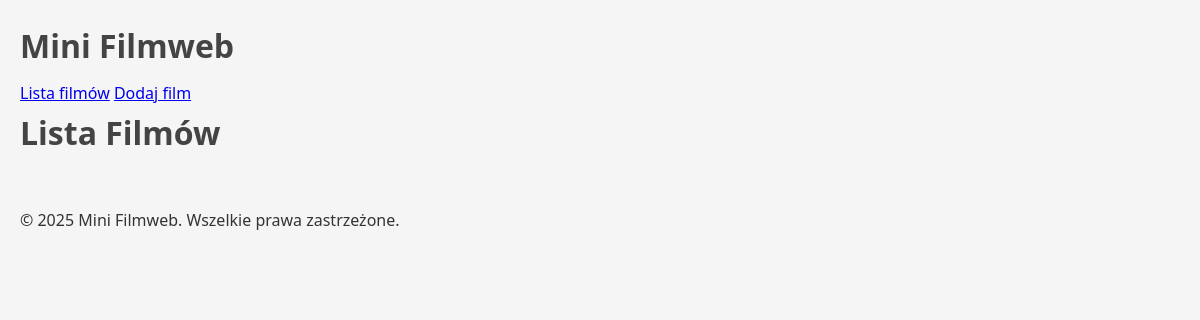
/, run on an earlier commit of the app's database.
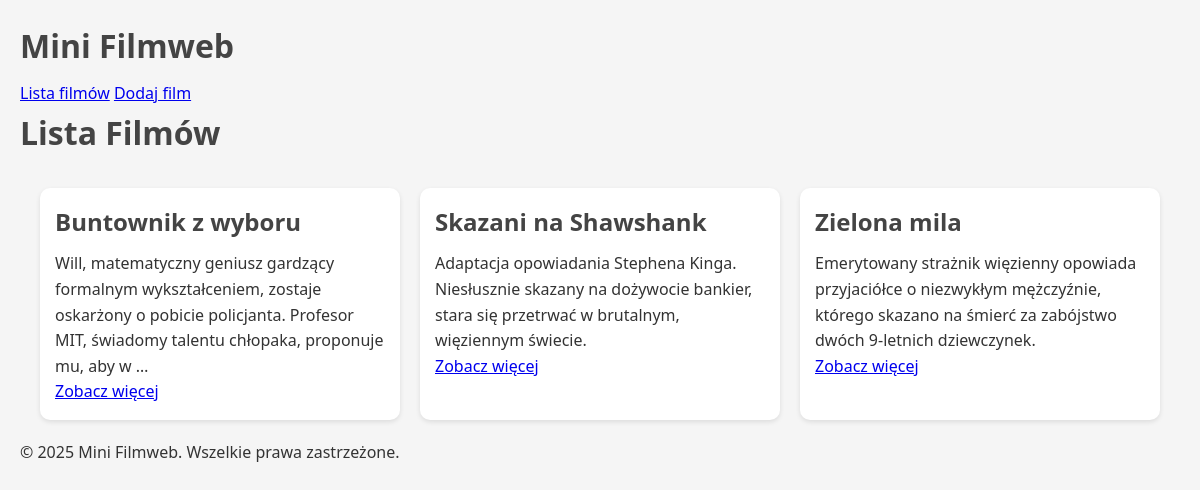
And on a later commit of the database.
### mini_filmweb/models.py (models this page shows, shortened)
class Movie(models.Model):
    title = models.CharField(max_length=200, verbose_name="Tytuł")
    description = models.TextField(verbose_name="Opis")
    release_year = models.PositiveIntegerField(verbose_name="Rok wydania")  # Użyłem PositiveIntegerField, aby uniknąć ujemnych lat
    director = models.ForeignKey(Director, on_delete=models.CASCADE, related_name='movies', verbose_name="Reżyser")
    genres = models.ManyToManyField('Genre', related_name='movies', verbose_name="Gatunki", blank=True)  # Dodano blank=True

### mini_filmweb/views.py (the view)
# urls.py: path('', MovieListView.as_view(), name='movie_list'),
class MovieListView(ListView):
    model = Movie
    template_name = 'movies/movie_list.html'
    context_object_name = 'movies'

### mini_filmweb/templates/movies/movie_list.html
{% extends 'movies/base.html' %}
{% block content %}
<h1>Lista Filmów</h1>
<div class="movie-list">
    {% for movie in movies %}
        <div class="movie-card">
            <h2>{{ movie.title }}</h2>
            <p>{{ movie.description|truncatewords:20 }}</p>
            <a href="{% url 'mini_filmweb:movie_detail' movie.id %}">Zobacz więcej</a>
        </div>
    {% endfor %}
</div>
{% endblock %}

### mini_filmweb/templates/movies/base.html (shortened to what this page needs)
{% load static %}
<!DOCTYPE html>
<html lang="pl">
<head>
    <link rel="stylesheet" href="{% static 'css/style.css' %}">
</head>
<body>
    <header>
        <h1>Mini Filmweb</h1>
        <nav>
            <a href="{% url 'mini_filmweb:movie_list' %}">Lista filmów</a>
            <a href="{% url 'mini_filmweb:movie_add' %}">Dodaj film</a>
        </nav>
    </header>
    <main>
        {% block content %}{% endblock %}
    </main>
    <footer>
        <p>&copy; 2025 Mini Filmweb. Wszelkie prawa zastrzeżone.</p>
    </footer>
</body>
</html>

### mini_filmweb/static/css/style.css (style rules this page uses)
* { margin: 0; padding: 0; box-sizing: border-box; }
body { font-family: 'Segoe UI', Tahoma, Geneva, Verdana, sans-serif; background-color: #f5f5f5; color: #333; line-height: 1.6; padding: 20px; }
h1, h2, h3 { color: #444; margin-bottom: 10px; }
.movie-list { display: grid; grid-template-columns: repeat(auto-fit, minmax(250px, 1fr)); gap: 20px; padding: 20px; }
.movie-card { background-color: #fff; padding: 15px; border-radius: 10px; box-shadow: 0 2px 5px rgba(0, 0, 0, 0.1); transition: transform 0.3s ease; }

What changed in the data, as far as the page shows it:
added Movie: title "Buntownik z wyboru", description "Will, matematyczny geniusz gardzący formalnym wykształceniem, zostaje oskarżony o pobicie policjanta. Profesor MIT, świadomy talentu chłopaka, proponuje mu, aby w …"
added Movie: title "Skazani na Shawshank", description "Adaptacja opowiadania Stephena Kinga. Niesłusznie skazany na dożywocie bankier, stara się przetrwać w brutalnym, więziennym świecie."
added Movie: title "Zielona mila", description "Emerytowany strażnik więzienny opowiada przyjaciółce o niezwykłym mężczyźnie, którego skazano na śmierć za zabójstwo dwóch 9-letnich dziewczynek."
